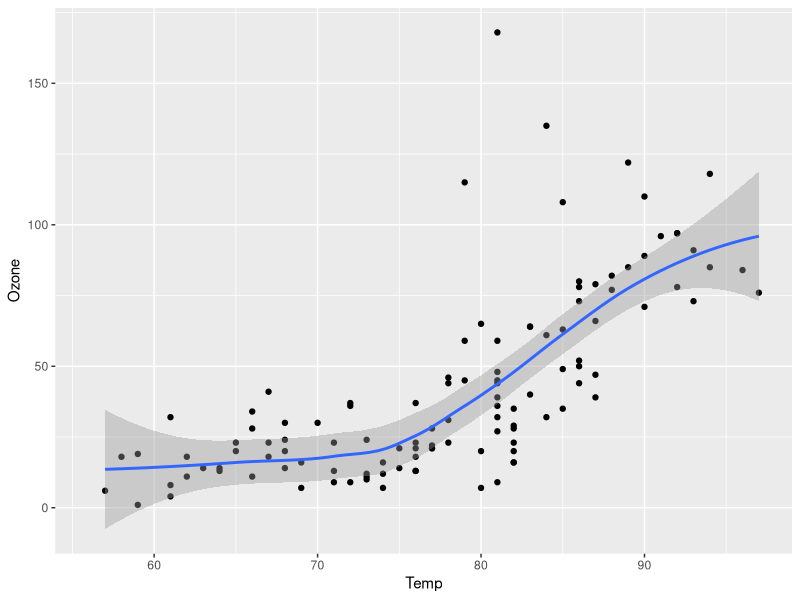
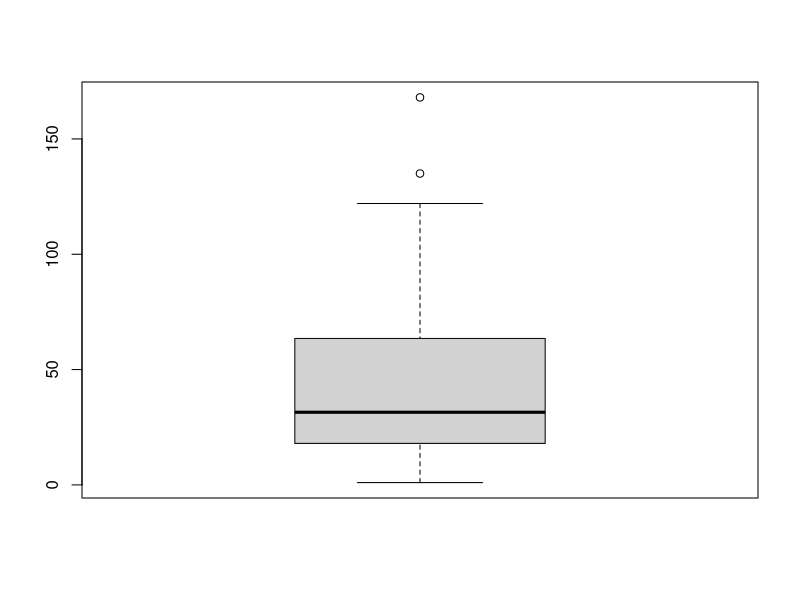

R code for these plots, in order:
## ---- chunk 1
#| echo: false
#| warning: false

# gives us ggplot2, dplyr, readr, tibble etc
if(!require("tidyverse"))
  install.packages("tidyverse")
library(tidyverse)

## ---- chunk 2
#| label: fig-airquality
#| fig-cap: "Temperature and ozone level."
#| echo: true

ggplot(airquality, aes(Temp, Ozone)) + 
  geom_point() + 
  geom_smooth(method = "loess")
## ---- chunk 3
#| label: fig-ozone
#| fig-cap: "Ozone level."
#| echo: true
#| 
boxplot(airquality$Ozone)

## ---- chunk 4
#| label: tbl-airquality
#| tbl-cap: Air Quality Heads
#| echo: true

knitr::kable(head(airquality))

## ---- chunk 5
#| label: tbl-airqualitytail
#| tbl-cap: Air Quality Tails
#| echo: true
#| warning: true
#| cache: false

knitr::kable(tail(airquality))

